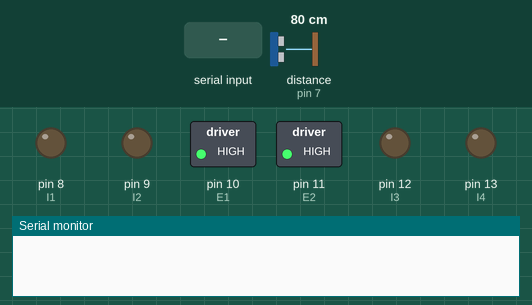
The sketch below on a simulated Arduino Uno, built with avr-gcc and run on an emulated ATmega328P. Shown: switched loads named in the sketch (green lamp = pin HIGH), output pins drawn as LEDs (lit = HIGH), the last lines printed to the serial monitor. Dashed ring = blinking. The test bench sets the inputs (shaded band); at power-on: distance to the obstacle (sensor on pin 7) 80 cm. The echo pulse lasts 58.3 µs per cm.

Above: at 1.2 s.
1.3 s: "e" received over the second serial link
At 1.6 s:
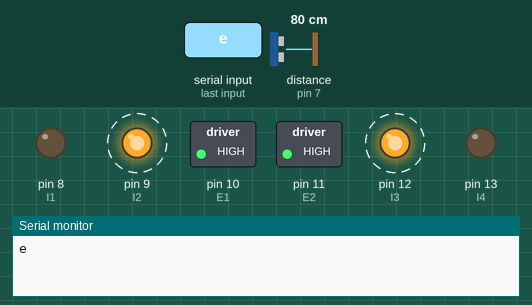
4.3 s: distance to the obstacle (sensor on pin 7) set to 2 cm
At 5.5 s:
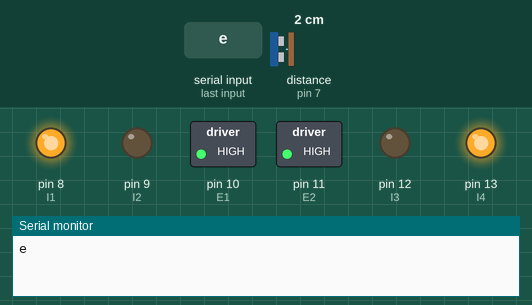
5.8 s: distance to the obstacle (sensor on pin 7) set to 9 cm
At 6.5 s:
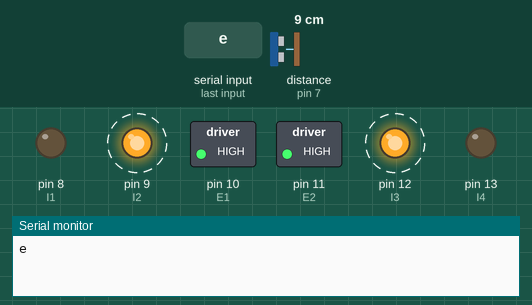
8.8 s: "w90\n" received over the second serial link
At 9.6 s:
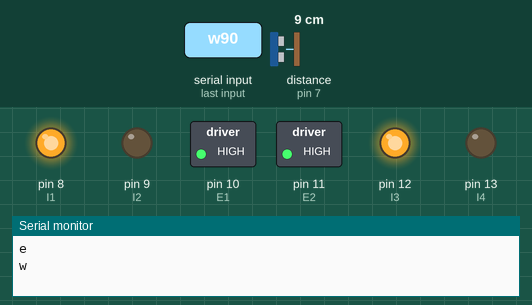
11.4 s: "s90\n" received over the second serial link
At 12.6 s:
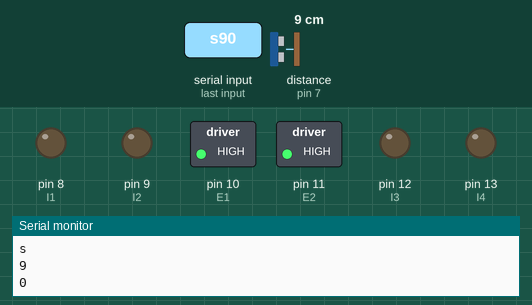
12.9 s: "a90\n" received over the second serial link
At 13.8 s:
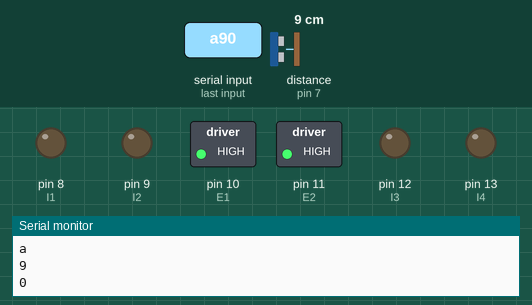
Timing chart, 0 to 15.4 s (numbered marks = the images above; inputs shaded):
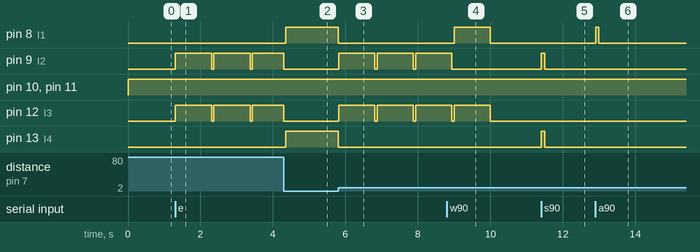

The sketch:

RC_Drive.ino
```cpp
#include <SoftwareSerial.h>
SoftwareSerial mySerial(4, 2); // RX, TX

#define E1 10  // Enable Pin for motor 1
#define E2 11  // Enable Pin for motor 2

#define I1 8  // Control pin 1 for motor 1
#define I2 9  // Control pin 2 for motor 1
#define I3 12  // Control pin 1 for motor 2
#define I4 13  // Control pin 2 for motor 2

#define ultrasoundPin 7 // Signal pin for ultrasound sensor

char BTin; // Stores response of the HC-06 Bluetooth device
int duration = 1000; //Amount of time for each command to make motors turn
int rtChanger = 0;

void setup() {
  // put your setup code here, to run once:
  pinMode(E1, OUTPUT);
  pinMode(E2, OUTPUT);

  pinMode(I1, OUTPUT);
  pinMode(I2, OUTPUT);
  pinMode(I3, OUTPUT);
  pinMode(I4, OUTPUT);

  // Open serial communications:
  Serial.begin(9600);

  // The HC-06 defaults to 9600 according to the datasheet.
  mySerial.begin(9600);
}

void drive(char command) {
  analogWrite(E1, 255);
  analogWrite(E2, 255); // Run both motors full speed

  switch(command) {
    case 'w': //FORWARD
      digitalWrite(I1, HIGH);
      digitalWrite(I2, LOW);
      digitalWrite(I3, HIGH);
      digitalWrite(I4, LOW);
      break;
    case 's': //BACKWARD
      digitalWrite(I1, LOW);
      digitalWrite(I2, HIGH);
      digitalWrite(I3, LOW);
      digitalWrite(I4, HIGH);
      break;
    case 'a': //TURN LEFT
      digitalWrite(I1, HIGH);
      digitalWrite(I2, LOW);
      digitalWrite(I3, LOW);
      digitalWrite(I4, LOW);
      break;
    case 'd': //TURN RIGHT
      digitalWrite(I1, LOW);
      digitalWrite(I2, LOW);
      digitalWrite(I3, HIGH);
      digitalWrite(I4, LOW);
      break;
    case 'q': //SPIN LEFT
      digitalWrite(I1, HIGH);
      digitalWrite(I2, LOW);
      digitalWrite(I3, LOW);
      digitalWrite(I4, HIGH);
      break;
    case 'e': //SPIN RIGHT
      digitalWrite(I1, LOW);
      digitalWrite(I2, HIGH);
      digitalWrite(I3, HIGH);
      digitalWrite(I4, LOW);
      break;
    case 'p': //STOP
      digitalWrite(I1, LOW);
      digitalWrite(I2, LOW);
      digitalWrite(I3, LOW);
      digitalWrite(I4, LOW);
      break;
  }
}

int detectDistance() {
  long duration; //Duration of the ping out

  pinMode(ultrasoundPin, OUTPUT);
  digitalWrite(ultrasoundPin, LOW);
  delayMicroseconds(2); //Short low pulse to ensure clean high pulse
  digitalWrite(ultrasoundPin, HIGH);
  delayMicroseconds(5); //
  digitalWrite(ultrasoundPin, LOW);

  pinMode(ultrasoundPin, INPUT);
  duration = pulseIn(ultrasoundPin, HIGH); //Time it takes for echo of HIGH ping to return

  return duration / 29 / 2; //Returns distance in centimeters (speed of sound is 29 cm per microsecond, then half the time of ping out and then in)
}

void waitAndCheckDistance(char input) {
  char oppositeDirection;
  switch(input) {
    case 'w': //FORWARD
    case 's': //BACKWARD
      oppositeDirection = 's';
      break;
    case 'a': //TURN LEFT
      oppositeDirection = 'd';
      break;
    case 'd': //TURN RIGHT
      oppositeDirection = 'a';
      break;
    case 'q': //SPIN LEFT
      oppositeDirection = 'e';
      break;
    case 'e': //SPIN RIGHT
      oppositeDirection = 'q';
      break;
    case 'p': //STOP
      oppositeDirection = 'p';
      break;
  }

  int currentDistance;
  int distanceResults[3];
  int starttime = millis();
  int endtime = starttime;
  int i = 0;
  do {
    if(i == 2)
      i = 0;
    else
      i++;

    currentDistance = detectDistance();
    distanceResults[i] = currentDistance;
    endtime = millis();
  } while ((endtime - starttime) <= duration && (distanceResults[0] > 5 || distanceResults[1] > 5 || distanceResults[2] > 5));
  //Do for duration of action or until all distance results below threshold

  drive('p');
  delay(50);
  while(distanceResults[0] < 5 || distanceResults[1] < 5 || distanceResults[2] < 5) { //Move away if less than 5cm away from obstacle
    if(i == 2)
      i = 0;
    else
      i++;

    currentDistance = detectDistance();
    distanceResults[i] = currentDistance;

    drive(oppositeDirection);
  }
  drive('p');
}

void loop() {
  if (mySerial.available()) {
    BTin = mySerial.read(); // No repeats
    Serial.println(BTin);
  }

  if(isdigit(BTin)) { //Detect if number provided, if so change duration of actions
    rtChanger *= 10;
    rtChanger += BTin - 48; //Offset ascii value code
  }
  else {
    if(rtChanger > 0) {
      duration = rtChanger;
    }
    rtChanger = 0;
    switch (BTin) {
      case 'w':
        drive('w');
        waitAndCheckDistance('w');
        break;
      case 'a':
        drive('a');
        waitAndCheckDistance('a');
        break;
      case 's':
        drive('s');
        waitAndCheckDistance('s');
        break;
      case 'd':
        drive('d');
        waitAndCheckDistance('d');
        break;
      case 'q':
        drive('q');
        waitAndCheckDistance('q');
        break;
      case 'e':
        drive('e');
        waitAndCheckDistance('e');
        break;
    }
  }

  drive('p'); //Stop motors
  delay(10);
}
```

Measured:
- after the input at 1.3 s, pin 9 (I2), pin 12 (I3): alternates HIGH for 1.0 s and LOW for 0.06 s, starting at once
- after the input at 4.3 s, pin 8 (I1), pin 13 (I4): LOW → HIGH after 0.05 s
- after the input at 5.8 s, pin 8 (I1), pin 13 (I4): HIGH → LOW at once; pin 9 (I2), pin 12 (I3): alternates HIGH for 1.0 s and LOW for 0.06 s, starting at once
- after the input at 8.8 s, pin 8 (I1): LOW → HIGH after 0.20 s, → LOW 1.0 s later; pin 9 (I2): goes on until 8.9 s, then stays LOW; pin 12 (I3): goes on until 10.0 s, then stays LOW
- after the input at 11.4 s, pin 9 (I2), pin 13 (I4): LOW → HIGH at once, → LOW 0.09 s later
- after the input at 12.9 s, pin 8 (I1): LOW → HIGH at once, → LOW 0.09 s later
